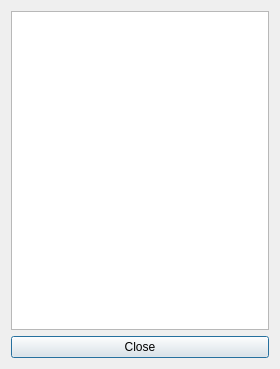
<ui version="4.0" >
 <class>AttributeDialog</class>
 <widget class="QDialog" name="AttributeDialog" >
  <property name="geometry" >
   <rect>
    <x>0</x>
    <y>0</y>
    <width>280</width>
    <height>369</height>
   </rect>
  </property>
  <property name="windowTitle" >
   <string>Attributes</string>
  </property>
  <layout class="QVBoxLayout" >
   <item>
    <widget class="QTableView" name="attributeView" />
   </item>
   <item>
    <widget class="QPushButton" name="closeButton" >
     <property name="text" >
      <string>Close</string>
     </property>
    </widget>
   </item>
  </layout>
 </widget>
 <resources/>
 <connections>
  <connection>
   <sender>closeButton</sender>
   <signal>clicked()</signal>
   <receiver>AttributeDialog</receiver>
   <slot>accept()</slot>
   <hints>
    <hint type="sourcelabel" >
     <x>275</x>
     <y>421</y>
    </hint>
    <hint type="destinationlabel" >
     <x>275</x>
     <y>220</y>
    </hint>
   </hints>
  </connection>
 </connections>
</ui>
